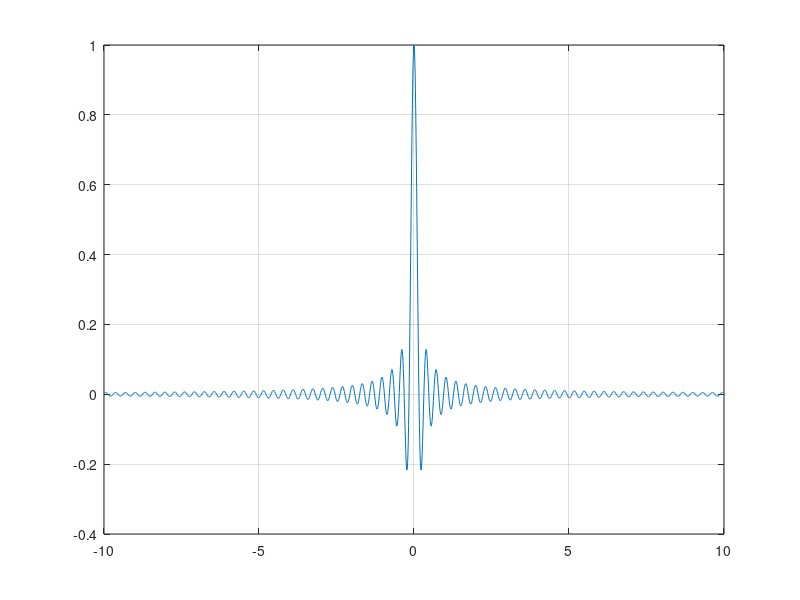

Here is the MATLAB script that generated this plot:
%% Projeto 1
%% Autor: eu

%% Projeto 1.4
%  descricao do projeto Projeto 
%% mostrar um sinc de x fourier
close all; clear
x = linspace(-10,10,2000); % variavel x de 2000 pontos
y = sinc(2*pi*x); % sinc(x)
plot(x, y)  % graficar o sinc

grid on

myintegral = trapz(y);







